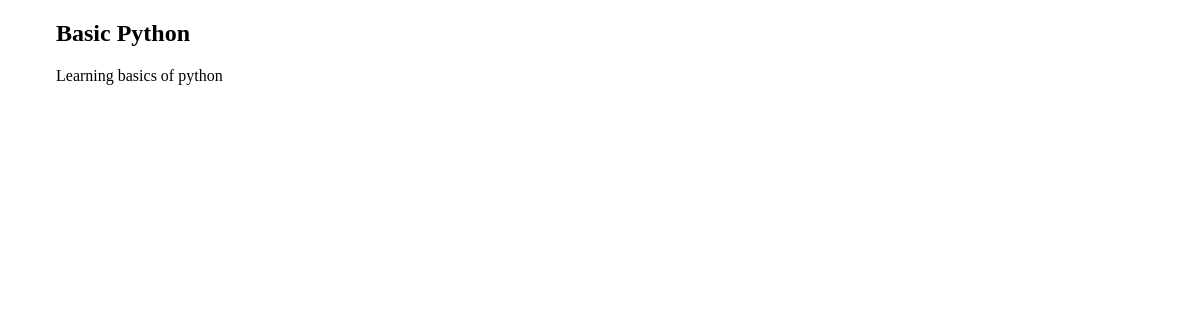
The page /courses/1/ on the database as committed earlier.
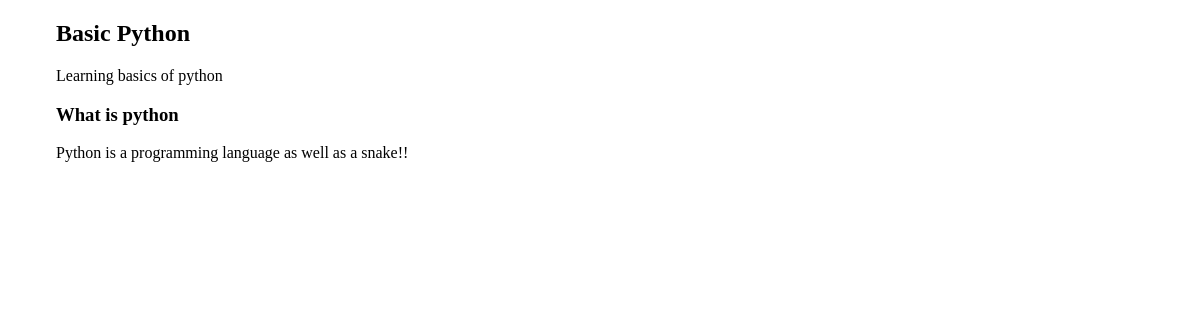
The same page on the database as committed later.
### courses/models.py (models this page shows, shortened)
class Step(models.Model):
    title = models.CharField(max_length=255)
    description=models.TextField()
    content=models.TextField(blank= True,default='')
    order = models.IntegerField(default=0)
    course=models.ForeignKey(Course)
    class Meta:
        ordering=['order',]

### courses/views.py (the view)
# urls.py: url(r'(?P<pk>\d+)/$',views.course_detail),
def course_detail(request,pk):
    course= Course.objects.get(pk=pk)
    return render(request,'courses/course_detail.html',{'course':course})

### courses/templates/courses/course_detail.html (shortened to what this page needs)
{% extends "layout.html" %}
{% block content %}
    <article>
    <h2>{{ course.title }}</h2>
    {{ course.description }}
    <section>
        {%  for step in course.step_set.all %}
          <h3>{{ step.title }}</h3>
          {{ step.description }}
         {% endfor %}
    </section>
    </article>
{% endblock %}

Rows that differ between the two databases and show on the page:
added Step: title "What is python", description "Python is a programming language as well as a snake!!"
